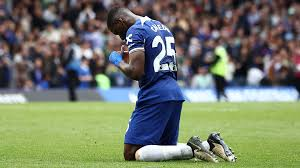
#> input picture wk3/caicedo.jpg, 300 x 168 px
$ python practice1.py
#> lines starting #> are read from the running program, lines starting #| are printed output that depends on the picture
import numpy as np
import matplotlib.pyplot as plt

import cv2 as cv


img = cv.imread('caicedo.jpg',0)
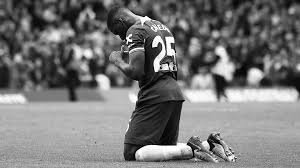
#> img: shape (168, 300); min 0, max 255, mean 119.1

rows,col=img.shape
#> rows = 168; col = 300

#Plot the original shape

plt.subplot(1,2,1)

plt.title("Original")
plt.imshow(img)


M=np.float32([[1,0,100],[0,1,50]])

trans1=cv.warpAffine(img,M,(col,rows))
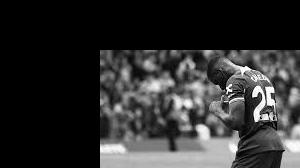
#> trans1: shape (168, 300); min 0, max 255, mean 48.5

#Plot the translated image

plt.subplot(1,2,2)

plt.title("Translated image")

plt.imshow(trans1)
plt.show()
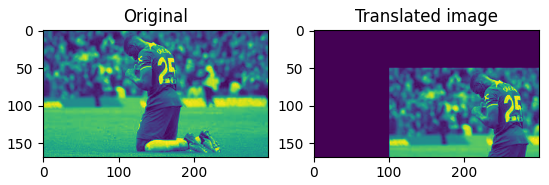
#> figure drawn by matplotlib, 2 panels
cv.waitKey(0)
cv.destroyAllWindows()
